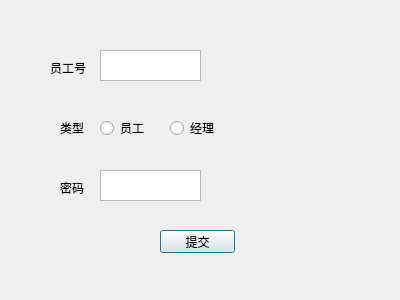
<?xml version="1.0" encoding="UTF-8"?>
<ui version="4.0">
 <class>employeemodify</class>
 <widget class="QDialog" name="employeemodify">
  <property name="geometry">
   <rect>
    <x>0</x>
    <y>0</y>
    <width>400</width>
    <height>300</height>
   </rect>
  </property>
  <property name="windowTitle">
   <string>Dialog</string>
  </property>
  <widget class="QTextEdit" name="nidEdit">
   <property name="geometry">
    <rect>
     <x>100</x>
     <y>50</y>
     <width>101</width>
     <height>31</height>
    </rect>
   </property>
  </widget>
  <widget class="QTextEdit" name="npwdEdit_3">
   <property name="geometry">
    <rect>
     <x>100</x>
     <y>170</y>
     <width>101</width>
     <height>31</height>
    </rect>
   </property>
  </widget>
  <widget class="QLabel" name="label">
   <property name="geometry">
    <rect>
     <x>50</x>
     <y>60</y>
     <width>41</width>
     <height>16</height>
    </rect>
   </property>
   <property name="text">
    <string>员工号</string>
   </property>
  </widget>
  <widget class="QLabel" name="label_2">
   <property name="geometry">
    <rect>
     <x>60</x>
     <y>120</y>
     <width>31</width>
     <height>16</height>
    </rect>
   </property>
   <property name="text">
    <string>类型</string>
   </property>
  </widget>
  <widget class="QLabel" name="label_3">
   <property name="geometry">
    <rect>
     <x>60</x>
     <y>180</y>
     <width>31</width>
     <height>16</height>
    </rect>
   </property>
   <property name="text">
    <string>密码</string>
   </property>
  </widget>
  <widget class="QPushButton" name="submitButton">
   <property name="geometry">
    <rect>
     <x>160</x>
     <y>230</y>
     <width>75</width>
     <height>23</height>
    </rect>
   </property>
   <property name="text">
    <string>提交</string>
   </property>
  </widget>
  <widget class="QRadioButton" name="epButton">
   <property name="geometry">
    <rect>
     <x>100</x>
     <y>120</y>
     <width>51</width>
     <height>16</height>
    </rect>
   </property>
   <property name="text">
    <string>员工</string>
   </property>
  </widget>
  <widget class="QRadioButton" name="mgButton_2">
   <property name="geometry">
    <rect>
     <x>170</x>
     <y>120</y>
     <width>51</width>
     <height>16</height>
    </rect>
   </property>
   <property name="text">
    <string>经理</string>
   </property>
  </widget>
 </widget>
 <resources/>
 <connections/>
</ui>
